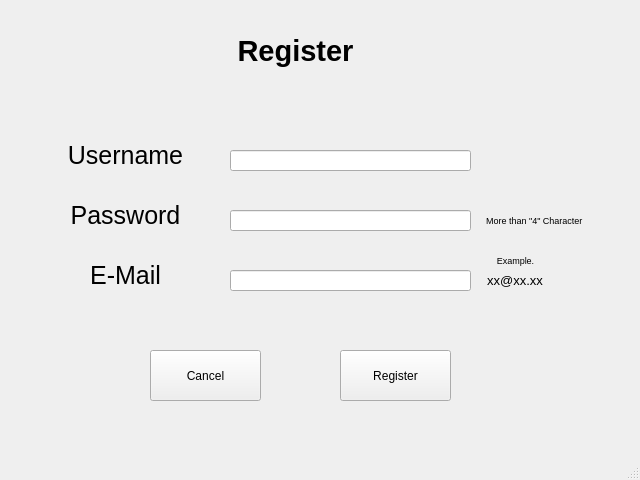
<?xml version="1.0" encoding="UTF-8"?>
<ui version="4.0">
 <class>Register</class>
 <widget class="QMainWindow" name="Register">
  <property name="geometry">
   <rect>
    <x>0</x>
    <y>0</y>
    <width>640</width>
    <height>480</height>
   </rect>
  </property>
  <property name="windowTitle">
   <string>MainWindow</string>
  </property>
  <widget class="QWidget" name="centralwidget">
   <widget class="QLineEdit" name="username">
    <property name="geometry">
     <rect>
      <x>230</x>
      <y>150</y>
      <width>241</width>
      <height>21</height>
     </rect>
    </property>
   </widget>
   <widget class="QLabel" name="label">
    <property name="geometry">
     <rect>
      <x>150</x>
      <y>20</y>
      <width>291</width>
      <height>61</height>
     </rect>
    </property>
    <property name="font">
     <font>
      <pointsize>22</pointsize>
      <weight>75</weight>
      <bold>true</bold>
     </font>
    </property>
    <property name="layoutDirection">
     <enum>Qt::LeftToRight</enum>
    </property>
    <property name="text">
     <string>Register</string>
    </property>
    <property name="alignment">
     <set>Qt::AlignCenter</set>
    </property>
   </widget>
   <widget class="QLabel" name="label_3">
    <property name="geometry">
     <rect>
      <x>60</x>
      <y>190</y>
      <width>131</width>
      <height>51</height>
     </rect>
    </property>
    <property name="font">
     <font>
      <pointsize>19</pointsize>
     </font>
    </property>
    <property name="text">
     <string>Password</string>
    </property>
    <property name="alignment">
     <set>Qt::AlignCenter</set>
    </property>
    <property name="wordWrap">
     <bool>false</bool>
    </property>
   </widget>
   <widget class="QPushButton" name="cancelBtn">
    <property name="geometry">
     <rect>
      <x>150</x>
      <y>350</y>
      <width>111</width>
      <height>51</height>
     </rect>
    </property>
    <property name="text">
     <string>Cancel</string>
    </property>
   </widget>
   <widget class="QLabel" name="label_10">
    <property name="geometry">
     <rect>
      <x>480</x>
      <y>200</y>
      <width>111</width>
      <height>40</height>
     </rect>
    </property>
    <property name="font">
     <font>
      <pointsize>7</pointsize>
     </font>
    </property>
    <property name="text">
     <string>More than &quot;4&quot; Character </string>
    </property>
    <property name="alignment">
     <set>Qt::AlignCenter</set>
    </property>
    <property name="wordWrap">
     <bool>false</bool>
    </property>
   </widget>
   <widget class="QLabel" name="label_12">
    <property name="geometry">
     <rect>
      <x>460</x>
      <y>240</y>
      <width>111</width>
      <height>40</height>
     </rect>
    </property>
    <property name="font">
     <font>
      <pointsize>7</pointsize>
     </font>
    </property>
    <property name="text">
     <string>Example.</string>
    </property>
    <property name="alignment">
     <set>Qt::AlignCenter</set>
    </property>
    <property name="wordWrap">
     <bool>false</bool>
    </property>
   </widget>
   <widget class="QLabel" name="label_11">
    <property name="geometry">
     <rect>
      <x>440</x>
      <y>260</y>
      <width>150</width>
      <height>40</height>
     </rect>
    </property>
    <property name="font">
     <font>
      <pointsize>10</pointsize>
     </font>
    </property>
    <property name="text">
     <string>xx@xx.xx</string>
    </property>
    <property name="alignment">
     <set>Qt::AlignCenter</set>
    </property>
    <property name="wordWrap">
     <bool>false</bool>
    </property>
   </widget>
   <widget class="QLineEdit" name="email">
    <property name="geometry">
     <rect>
      <x>230</x>
      <y>270</y>
      <width>241</width>
      <height>21</height>
     </rect>
    </property>
   </widget>
   <widget class="QLabel" name="label_2">
    <property name="geometry">
     <rect>
      <x>60</x>
      <y>130</y>
      <width>131</width>
      <height>51</height>
     </rect>
    </property>
    <property name="font">
     <font>
      <pointsize>19</pointsize>
     </font>
    </property>
    <property name="text">
     <string>Username</string>
    </property>
    <property name="alignment">
     <set>Qt::AlignCenter</set>
    </property>
    <property name="wordWrap">
     <bool>false</bool>
    </property>
   </widget>
   <widget class="QPushButton" name="regisBtn">
    <property name="geometry">
     <rect>
      <x>340</x>
      <y>350</y>
      <width>111</width>
      <height>51</height>
     </rect>
    </property>
    <property name="text">
     <string>Register</string>
    </property>
   </widget>
   <widget class="QLabel" name="label_4">
    <property name="geometry">
     <rect>
      <x>60</x>
      <y>250</y>
      <width>131</width>
      <height>51</height>
     </rect>
    </property>
    <property name="font">
     <font>
      <pointsize>19</pointsize>
     </font>
    </property>
    <property name="text">
     <string>E-Mail</string>
    </property>
    <property name="alignment">
     <set>Qt::AlignCenter</set>
    </property>
    <property name="wordWrap">
     <bool>false</bool>
    </property>
   </widget>
   <widget class="QLineEdit" name="password">
    <property name="geometry">
     <rect>
      <x>230</x>
      <y>210</y>
      <width>241</width>
      <height>21</height>
     </rect>
    </property>
    <property name="echoMode">
     <enum>QLineEdit::Password</enum>
    </property>
   </widget>
  </widget>
  <widget class="QStatusBar" name="statusbar"/>
 </widget>
 <resources/>
 <connections/>
</ui>
